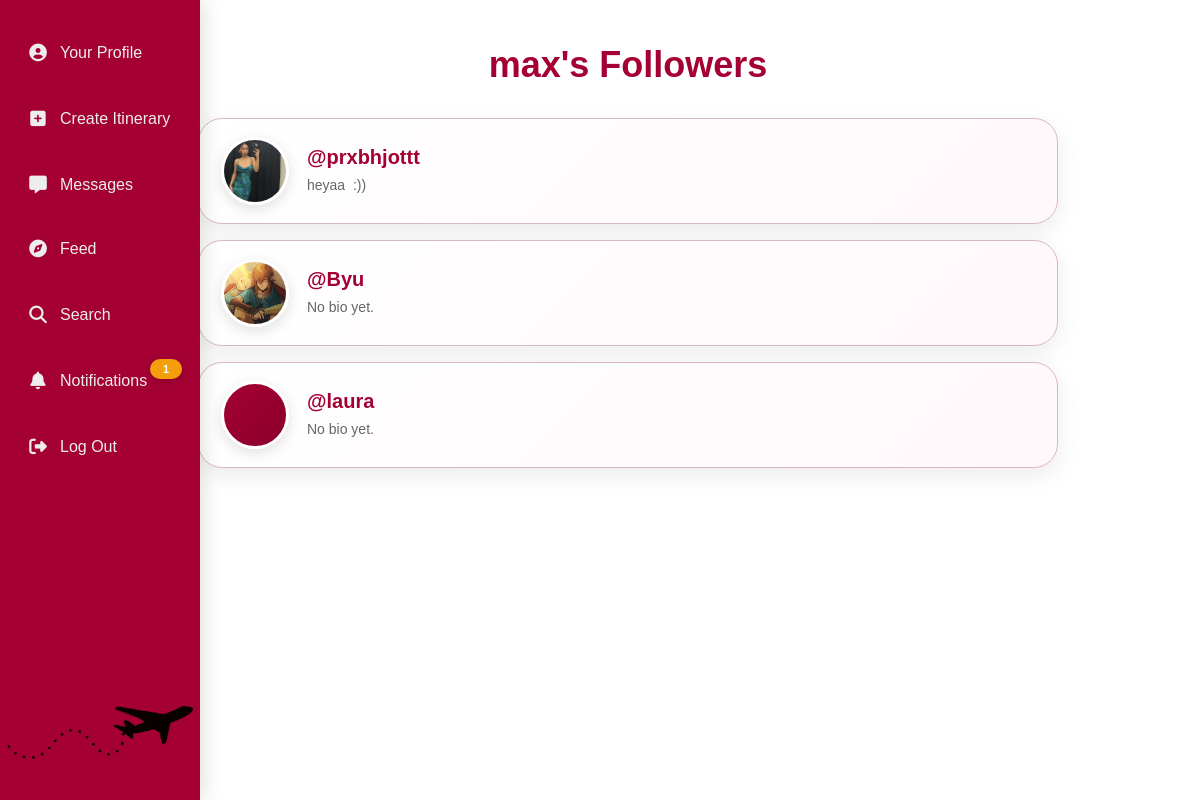
Screenshot of /followers/3 (signed in) with the database file from the repository.
### app.py (models this page shows, shortened)
class User(db.Model):
    id = db.Column(db.Integer, primary_key=True)
    email = db.Column(db.String(120), unique=True, nullable=False)
    phone = db.Column(db.String(20), nullable=False)
    password_hash = db.Column(db.String(255), nullable=False)
    username = db.Column(db.String(50), unique=True, nullable=True)
    bio = db.Column(db.Text, nullable=True)
    avatar_url = db.Column(db.String(255), nullable=True)
    interest_1 = db.Column(db.String(25), nullable=True)
    interest_2 = db.Column(db.String(25), nullable=True)
    interest_3 = db.Column(db.String(25), nullable=True)
    interest_4 = db.Column(db.String(25), nullable=True)
    interest_5 = db.Column(db.String(25), nullable=True)

### app.py (the view)
@app.route('/followers/<int:user_id>')
def followers_page(user_id):
    current_user_id = session.get("user_id")
    if not current_user_id:
        return redirect(url_for('login_page'))
    user = User.query.get_or_404(user_id)
    followers = db.session.query(User).join(
        Follow,
        Follow.follower_id == User.id
    ).filter(
        Follow.following_id == user_id
    ).all()
    return render_template(
        'follow-list.html',
        user=user,
        users=followers,
        list_type='followers'
    )

### app.py (called while the page is built)
def get_session_datetime(key):
    value = session.get(key)
    if not value:
        return datetime.min
    try:
        return datetime.fromisoformat(value)
    except ValueError:
        return datetime.min

### templates/follow-list.html (shortened to what this page needs)
<!DOCTYPE html>
<html>
<head>
    <link rel="stylesheet" href="https://cdnjs.cloudflare.com/ajax/libs/font-awesome/6.5.0/css/all.min.css">
    <link rel="stylesheet" href="{{ url_for('static', filename='styles.css') }}">
</head>
<body>
{% include 'navbar.html' %}
<div class="page-wrapper">
    <div class="middle-column">
        {% if list_type == 'followers' %}
        <h1>{{ user.username }}'s Followers</h1>
        {% else %}
        <h1>{{ user.username }} is Following</h1>
        {% endif %}
        {% if users %}
        <div class="follow-list-container">
            {% for u in users %}
            <a class="follow-list-card" href="{{ url_for('view_user_profile', user_id=u.id) }}">
                {% if u.avatar_url %}
                <img src="{{ url_for('static', filename='uploads/' + u.avatar_url) }}" class="follow-list-avatar">
                {% else %}
                <div class="follow-list-placeholder"></div>
                {% endif %}
                <div class="follow-list-info">
                    <h2>@{{ u.username }}</h2>
                    <p>{{ u.bio if u.bio else 'No bio yet.' }}</p>
                </div>
            </a>
            {% endfor %}
        </div>
        {% endif %}
    </div>
</div>
</body>
</html>

### rows the page displays
User: username "max"
User: avatar_url (picture), username "prxbhjottt", bio "heyaa :))"
User: avatar_url (picture), username "Byu", bio "No bio yet."
User: username "laura", bio "No bio yet."

### other values shown
{{ notification_badge_count }} "1"
